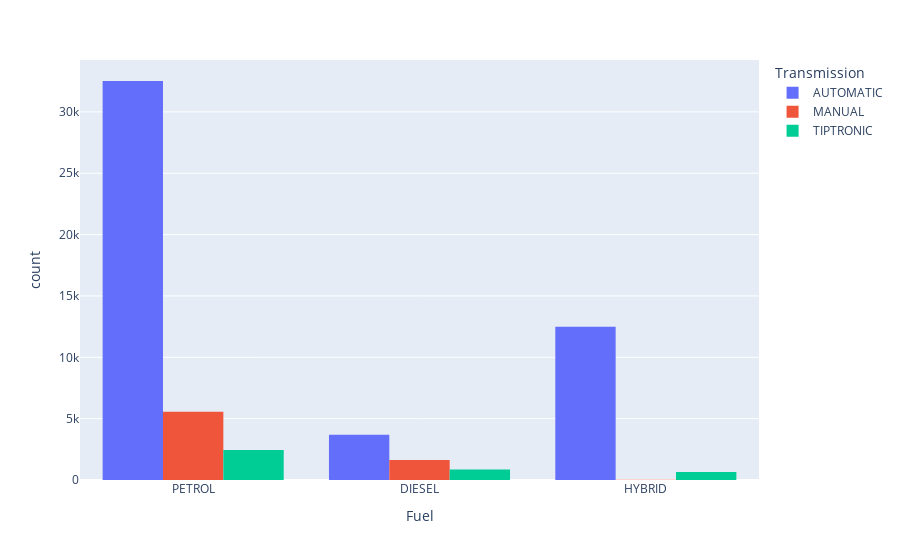

Notebook code cell kept with this figure:
### Code cell
ex.histogram(data, x='Fuel', barmode='group', color="Transmission",)

### Figure 1 — Plotly figure (JSON) as saved in the notebook; plotly's stock layout.template omitted (floating-point values rounded to 4 significant figures; data arrays with more than 128 entries replaced by an {"elided": "..."} marker saying what was removed)
{"data": [{"alignmentgroup": "True", "bingroup": "x", "hovertemplate": "Transmission=AUTOMATIC<br>Fuel=%{x}<br>count=%{y}<extra></extra>", "legendgroup": "AUTOMATIC", "marker": {"color": "#636efa", "pattern": {"shape": ""}}, "name": "AUTOMATIC", "offsetgroup": "AUTOMATIC", "orientation": "v", "showlegend": true, "type": "histogram", "x": {"elided": "48691 str values"}, "xaxis": "x", "yaxis": "y"}, {"alignmentgroup": "True", "bingroup": "x", "hovertemplate": "Transmission=MANUAL<br>Fuel=%{x}<br>count=%{y}<extra></extra>", "legendgroup": "MANUAL", "marker": {"color": "#EF553B", "pattern": {"shape": ""}}, "name": "MANUAL", "offsetgroup": "MANUAL", "orientation": "v", "showlegend": true, "type": "histogram", "x": {"elided": "7203 str values"}, "xaxis": "x", "yaxis": "y"}, {"alignmentgroup": "True", "bingroup": "x", "hovertemplate": "Transmission=TIPTRONIC<br>Fuel=%{x}<br>count=%{y}<extra></extra>", "legendgroup": "TIPTRONIC", "marker": {"color": "#00cc96", "pattern": {"shape": ""}}, "name": "TIPTRONIC", "offsetgroup": "TIPTRONIC", "orientation": "v", "showlegend": true, "type": "histogram", "x": {"elided": "3959 str values"}, "xaxis": "x", "yaxis": "y"}], "layout": {"barmode": "group", "legend": {"title": {"text": "Transmission"}, "tracegroupgap": 0}, "margin": {"t": 60}, "xaxis": {"anchor": "y", "domain": [0, 1], "title": {"text": "Fuel"}}, "yaxis": {"anchor": "x", "domain": [0, 1], "title": {"text": "count"}}}}
